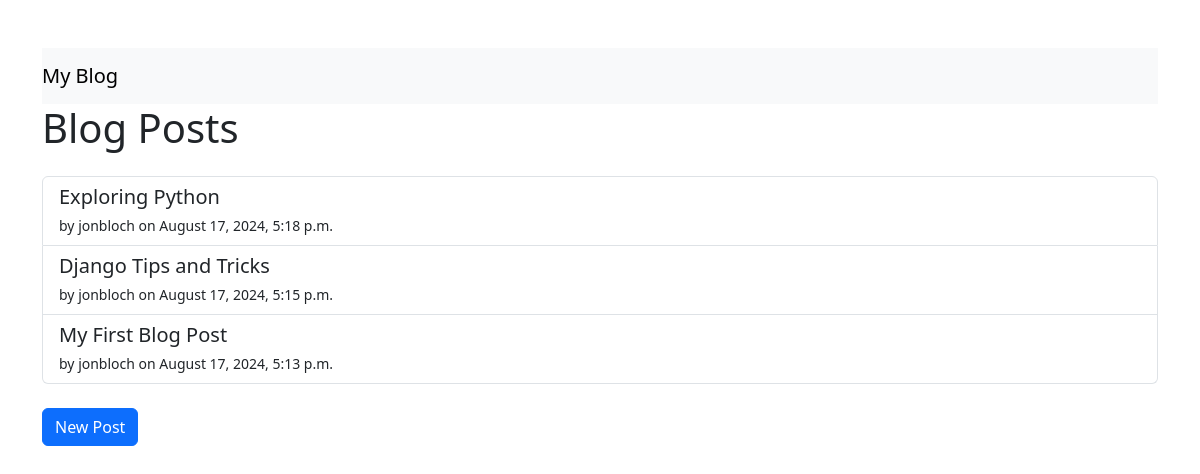
The page / on the database its author committed.
### blog/models.py (models this page shows, shortened)
class Post(models.Model):
	title = models.CharField(max_length=200)
	content = models.TextField()
	author = models.ForeignKey(User, on_delete=models.CASCADE)
	created_at = models.DateTimeField(auto_now_add=True)
	updated_at = models.DateTimeField(auto_now=True)

### blog/views.py (the view)
# urls.py: path('', views.post_list, name='post_list'),
def post_list(request):
	posts = Post.objects.all().order_by('-created_at')
	return render(request, 'blog/post_list.html', {'posts': posts})

### blog/templates/blog/post_list.html (shortened to what this page needs)
<!DOCTYPE html>
<html lang="en">
<head>
	<link rel="stylesheet" href="https://cdn.jsdelivr.net/npm/bootstrap@5.3.0/dist/css/bootstrap.min.css">
</head>
<body>
	<div class="container mt-5">
		<nav class="navbar navbar-light bg-light">
			<a class="navbar-brand" href="#">My Blog</a>
		</nav>
		<h1 class="mb-4">Blog Posts</h1>
		<div class="list-group">
			{% for post in posts %}
				<a href="{% url 'post_detail' post.pk %}" class="list-group-item list-group-item-action">
					<h5 class="mb-1">{{ post.title }}</h5>
					<small>by {{ post.author }} on {{ post.created_at | date:"F j, Y, g:i a" }}</small>
				</a>
			{% endfor %}
		</div>
		<div class="mt-4">
			<a href="{% url 'post_new' %}" class="btn btn-primary">New Post</a>
		</div>
	</div>
</body>
</html>

### rows shown on the page
Post: title "Exploring Python", author "jonbloch", created_at "August 17, 2024, 5:18 p.m."
Post: title "Django Tips and Tricks", author "jonbloch", created_at "August 17, 2024, 5:15 p.m."
Post: title "My First Blog Post", author "jonbloch", created_at "August 17, 2024, 5:13 p.m."
